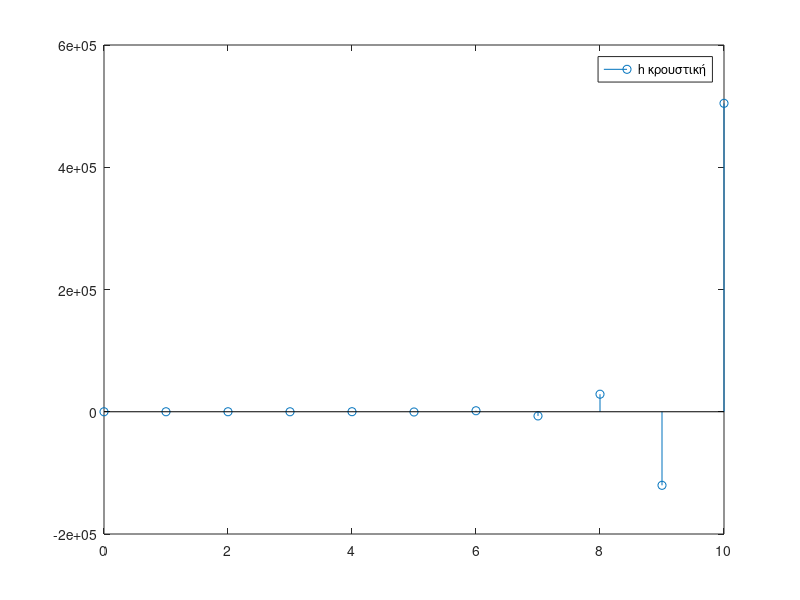
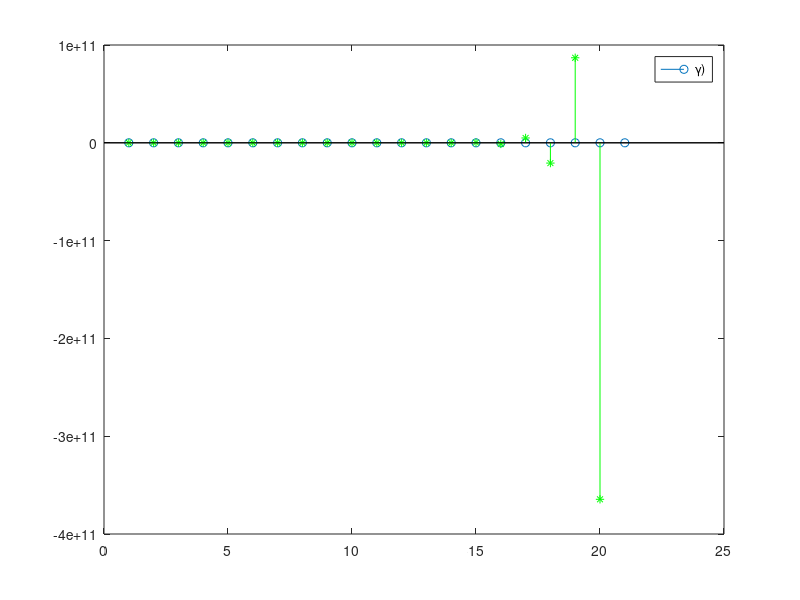
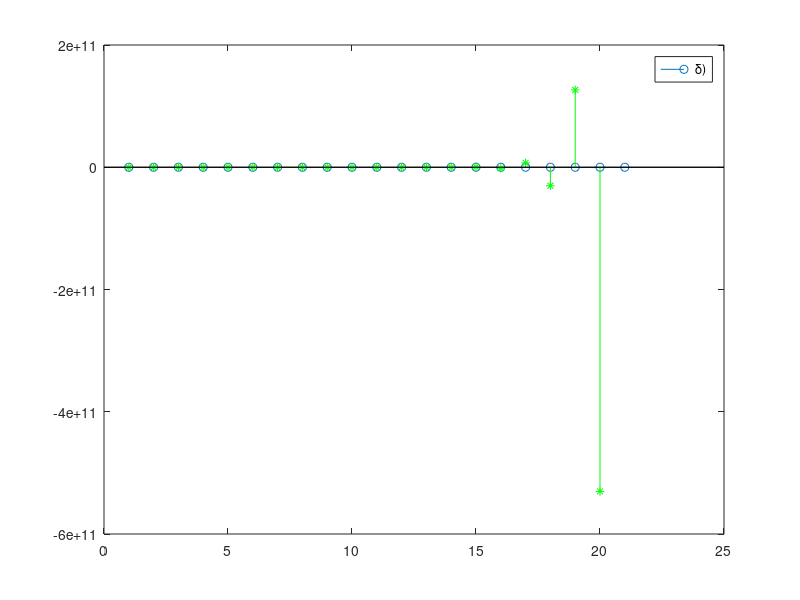

The MATLAB script that drew these images, in order:
% α) κρουστική απόκριση
n=0:10;
% συντελεστές y
a = [1 3 -5];
% % συντελεστές x
b = [0.5 0 -2];
d = (n==0);
h=filter(b,a,d);
stem(n,h)
legend('h κρουστική');

% β) ευστάθεια (BIBO) για φραγμένη είσοδο, φραγμένη έξοδο
% Είναι ευσταθές γιατί βλέπουμε ότι για φραγμένη είσοδο x[n] η έξοδος
% κυμαίνεται στις τιμές (-1*10^5,4*10^5) δηλαδή δεν απειρίζεται είναι φραγμένη

% γ) 
figure;
x = [2 1 1 1 0 0 1 1 0 0 2];
% με conv
y2 = conv(h,x);

% με filter
x(20)=0;
y1 = filter(b,a,x);

% γράφημα στο ίδιο παράθυρο για να δω αν ταυτίζονται
stem(y2)
hold on;
stem(y1,'g*')
legend('γ)')

% Από το γράφημα βλέπουμε ότι δεν ταυτίζονται όλους τους όρους
% Δηλαδή βλέπουμε ότι το αποτέλεσμα της filter είναι σωστό ενώ της conv δεν
% είναι γιατί προσεγγίσαμε μια κρουστική απόκριση απείρων όρων με μια 
% κρουστική πεπερασμένων όρων

% δ)
figure;
n=0:10;
x = 2*cos(3*pi*n);

% με conv
y2 = conv(h,x);

% με filter
x(20)=0;
y1 = filter(b,a,x);

% γράφημα στο ίδιο παράθυρο για να δω αν ταυτίζονται
stem(y2)
hold on;
stem(y1,'g*')
legend('δ)')

% Στο γράφημα πάλι βλέπουμε ότι δεν ταυτίζονται  
% λόγω τους προαναφερόμενους λόγους
